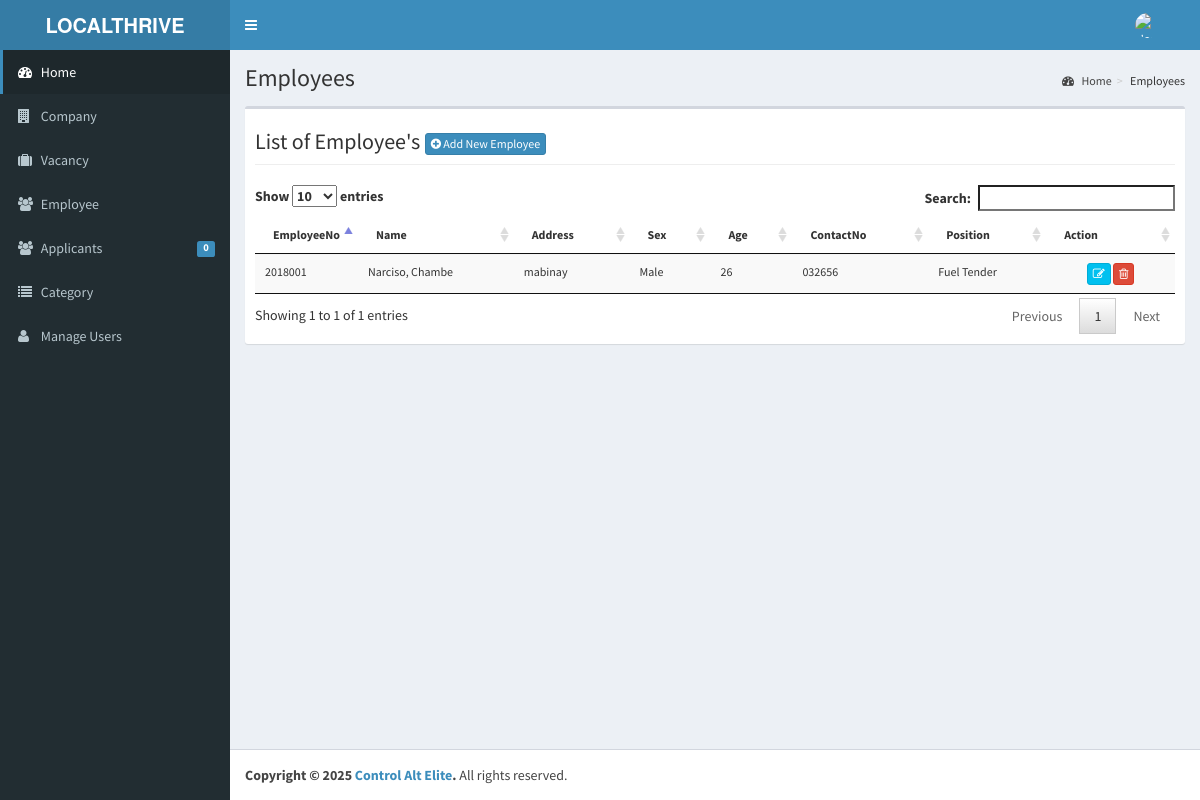
Screenshot of /admin/employee/index.php (signed in) with the database file from the repository.
### tables this page shows
CREATE TABLE `tblemployees` (
  `INCID` int(11) NOT NULL,
  `EMPLOYEEID` varchar(30) NOT NULL,
  `FNAME` varchar(50) NOT NULL,
  `LNAME` varchar(50) NOT NULL,
  `MNAME` varchar(50) NOT NULL,
  `ADDRESS` varchar(90) NOT NULL,
  `BIRTHDATE` date NOT NULL,
  `BIRTHPLACE` varchar(90) NOT NULL,
  `AGE` int(11) NOT NULL,
  `SEX` varchar(30) NOT NULL,
  `CIVILSTATUS` varchar(30) NOT NULL,
  `TELNO` varchar(40) NOT NULL,
  `EMP_EMAILADDRESS` varchar(90) NOT NULL,
  `CELLNO` varchar(30) NOT NULL,
  `POSITION` varchar(50) NOT NULL,
  `WORKSTATS` varchar(90) NOT NULL,
  `EMPPHOTO` varchar(255) NOT NULL,
  `EMPUSERNAME` varchar(90) NOT NULL,
  `EMPPASSWORD` varchar(125) NOT NULL,
  `DATEHIRED` date NOT NULL,
  `COMPANYID` int(11) NOT NULL
);

### admin/employee/index.php (called while the page is built, shortened)
<?php
require_once ("../theme/templates.php");
?>

### include/database.php (called while the page is built, shortened)
<?php
class Database {
	var $sql_string = '';
	private $conn;
	public function open_connection() {
		$this->conn = mysqli_connect(server,user,pass);
		if(!$this->conn){
			echo "Problem in database connection! Contact administrator!";
			exit();
		}else{
			$db_select = mysqli_select_db($this->conn,database_name);
		}
	}
	function setQuery($sql='') {
		$this->sql_string=$sql;
	}
	function executeQuery() {
		$result = mysqli_query($this->conn,$this->sql_string);
		return $result;
	}
	private function confirm_query($result) {
		return $result;
	}
	function loadResultList( $key='' ) {
		$cur = $this->executeQuery();
		$array = array();
		while ($row = mysqli_fetch_object($cur)) {
			if ($key) {
				$array[$row->$key] = $row;
			} else {
				$array[] = $row;
			}
		}
		return $array;
	}
}
$mydb = new Database();
?>

### admin/employee/list.php (the view, shortened to what this page needs)
<div class="row">
   <div class="col-lg-12">
           <h1 class="page-header">List of Employee's  <a href="index.php?view=add" class="btn btn-primary btn-xs  ">  <i class="fa fa-plus-circle fw-fa"></i> Add New Employee</a>  </h1>
      		</div>
  		 </div>
					<form class="wow fadeInDownaction" action="controller.php?action=delete" Method="POST">
						<table id="dash-table" class="table table-striped  table-hover table-responsive" style="font-size:12px" cellspacing="0">
						  <thead>
						  	<tr>
						  		<th width="5%">EmployeeNo</th>
						  		 <th>Name</th>
						  		<th>Address</th>
						  		 <th>Sex</th>
						  		 <th>Age</th>
						  		 <th>ContactNo</th>
						  		 <th>Position</th>
						  	 	<th width="14%" >Action</th>
						  	</tr>
						  </thead>
						  <tbody>
						  	<?php
						  		$mydb->setQuery("SELECT *
													FROM   `tblemployees`");
						  		$cur = $mydb->loadResultList();
								foreach ($cur as $result) {
						  		echo '<tr>';
						  		echo '<td>' . $result->EMPLOYEEID.'</a></td>';
						  		echo '<td>'. $result->LNAME.', '. $result->FNAME.'</td>';
						  		echo '<td>'. $result->ADDRESS.'</td>';
						  		echo '<td>'. $result->SEX.'</td>';
						  		echo '<td>'. $result->AGE.'</td>';
						  		echo '<td>'. $result->TELNO.'</td>';
						  		echo '<td>'. $result->POSITION.'</td>';
				  				echo '<td align="center" >
				  		             <a title="Edit" href="index.php?view=edit&id='.$result->EMPLOYEEID.'"  class="btn btn-info btn-xs  ">
				  		             <span class="fa fa-edit fw-fa"></span></a>
				  		             <a title="Delete" href="controller.php?action=delete&id='.$result->EMPLOYEEID.'"  class="btn btn-danger btn-xs  ">
				  		             <span class="fa fa-trash-o fw-fa"></span></a>
				  					 </td>';
						  		echo '</tr>';
						  	}
						  	?>
						  </tbody>
						</table>
						</form>

### rows the page displays
tblemployees: EMPLOYEEID "2018001", LNAME "Narciso", FNAME "Chambe", ADDRESS "mabinay", SEX "Male", AGE "26", TELNO "032656", POSITION "Fuel Tender"

### other values shown
$pending->APPL "0"
$title "Employees"
